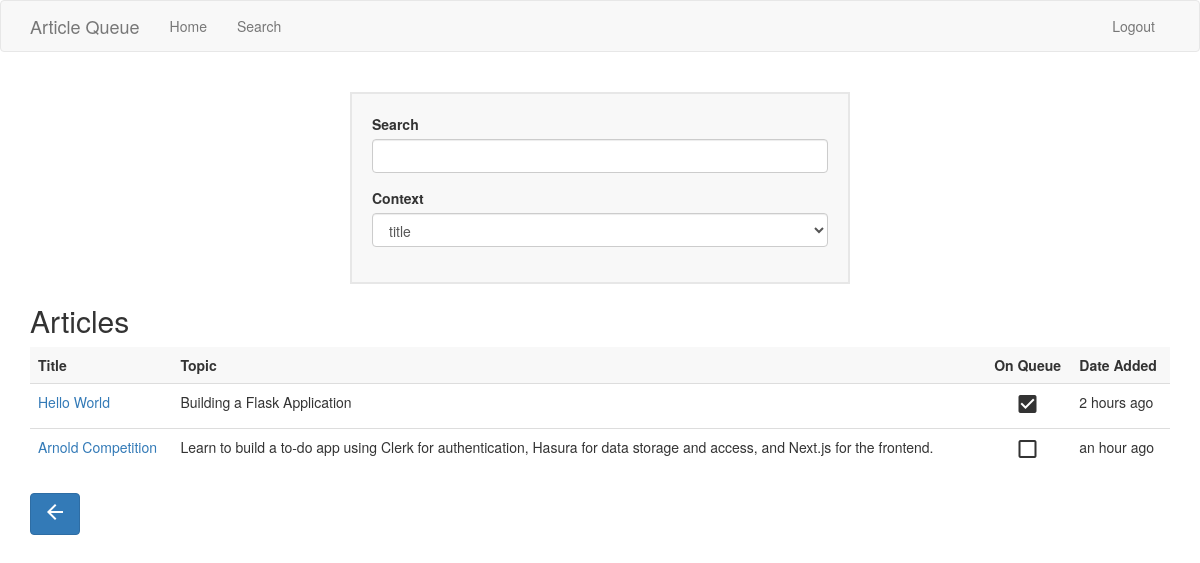
Page /search (signed in) on the committed database.
### app/models.py (models this page shows, shortened)
class Article(db.Model):
    id = db.Column(db.Integer, primary_key=True)
    title = db.Column(db.String(120), index=True)
    topic = db.Column(db.String(140), index=True)
    url = db.Column(db.String(120))
    timestamp = db.Column(db.DateTime, index=True, default=datetime.utcnow)
    has_read = db.Column(db.Boolean, default=False)
    user_id = db.Column(db.Integer, db.ForeignKey('user.id'))
    def on_queue(self):
        return current_user.articles.filter_by(title=self.title, url=self.url).count() > 0

### app/routes.py (the view)
@app.route('/search')
def search():
  form = SearchForm()
  articles = Article.query.all()
  context = request.args.get('context')
  if context == 'title':
    title = request.args.get('query')
    article_query = Article.query.filter(Article.title.like('%'+title+'%'))
    articles = [ article for article in article_query ]
  elif context == 'topic':
    topic = request.args.get('query')
    article_query = Article.query.filter(Article.topic.like('%'+topic+'%'))
    articles = [ article for article in article_query ]
  return render_template('search.html', form=form, articles=articles)

### app/forms.py
class SearchForm(FlaskForm):
    query = StringField('Search', validators=[DataRequired()])
    context = SelectField('Context', choices=['title', 'topic'], validators=[DataRequired()])
    def __init__(self, *args, **kwargs):
        if 'formdata' not in kwargs:
            kwargs['formdata'] = request.args
        if 'csrf_enabled' not in kwargs:
            kwargs['csrf_enabled'] = False
        super(SearchForm, self).__init__(*args, **kwargs)

### app/models.py (called while the page is built)
@login.user_loader
def load_user(id):
    return User.query.get(int(id))

### app/templates/search.html (shortened to what this page needs)
{% extends "base.html" %} {% import 'bootstrap/wtf.html' as wtf %} {% block
page_content %}
<div>
  <div class="card">{{ wtf.quick_form(form, method="GET") }}</div>
  {% if articles %}
  <div style="margin-top: 20px">
    <h2>Articles</h2>
    <table class="table">
      <thead class="table-header">
        <tr>
          <td>Title</td>
          <td>Topic</td>
          <td class="has-read-column">On Queue</td>
          <td>Date Added</td>
        </tr>
      </thead>
      <tbody class="article-list-body">
        {% for article in articles %} {% include
        'subtemplates/search_article.html' %} {% endfor %}
      </tbody>
    </table>
  </div>
  {% endif %} {% include 'subtemplates/back_button.html' %}
</div>
 {% endblock %}

### app/templates/subtemplates/search_article.html
{% block body %}
<tr class="article-row" id="{{ url_for( 'article', id=article.id ) }}">
  <td>
    <a href="{{ article.url }}" target="_blank">{{ article.title }}</a>
  </td>
  <td>{{ article.topic }}</td>
  <td class="has-read-column">
    {% if article.on_queue() %}
    <span class="material-icons"> check_box </span>
    {% else %}
    <span class="material-icons">check_box_outline_blank</span>
    {% endif %}
  </td>
  <td>{{ moment(article.timestamp).fromNow() }}</td>
</tr>
{% endblock %}

### app/static/css/main.css (style rules this page uses)
.card { width: 500px; background-color: #f8f8f8; border: #e7e7e7 2px solid; margin: 20px auto; padding: 20px; }
.table-header { font-weight: bold; background-color: #f8f8f8; }
.has-read-column { text-align: center; }

### rows in the picture
Article: title "Hello World", topic "Building a Flask Application", timestamp "2 hours ago"
Article: title "Arnold Competition", topic "Learn to build a to-do app using Clerk for authentication, Hasura for data storage and access, and Next.js for the frontend.", timestamp "an hour ago"
